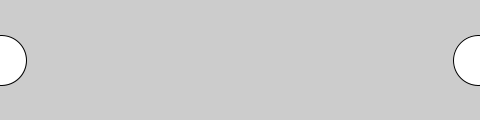
Frame 1 (no input)
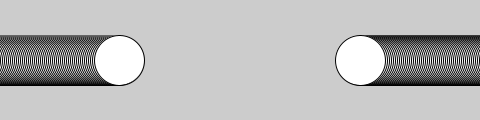
Frame 60 (the mouse pressed at the canvas centre just before this capture)
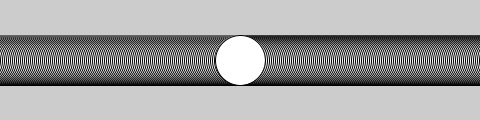
Frame 120 (the mouse held since frame 60 and released just before this capture)

The Processing sketch that drew these frames (run headless with seeded random() and noise(); from frame 60 on, the mouse is pressed at the canvas centre):

// Processing sketch: animation_balls
// ── animation_balls.pde
MovingEllipse e1;
MovingEllipse e2;

void setup() {
  size(480, 120);
  smooth();
  e1 = new MovingEllipse(width, height/2, 50, true);
  e2 = new MovingEllipse(width, height/2, 50, false);
}

void draw() {
  e1.move();
  e1.display();
  e2.move();
  e2.display();
  
  e1.collide(e2);
  
  
} 

class MovingEllipse {

  float x;
  float y;
  int diameter;
  float speed = 2.5;
  boolean direction;

  MovingEllipse(float tempX, float tempY, int tempDiameter, boolean direction) {
    x = tempX;
    y = tempY;
    this.direction=direction;
    diameter = tempDiameter;
  }

  void move() {
    if(direction==true)
    x +=2;
    else if(direction==false)
    x-=2;
//  y += 2;
    if(x>width-1)
      x=1;
    if(x<1)
      x=width;
  }

  void display() {
    ellipse(x, y, diameter, diameter);
  }
 int t=0;
 void collide(MovingEllipse e3) 
 {
   
   if((this.x+this.diameter/2==e3.x+e3.diameter/2))
   {
     t++;
     System.out.println("Ttthaa "+ t);
   }


 }
}
